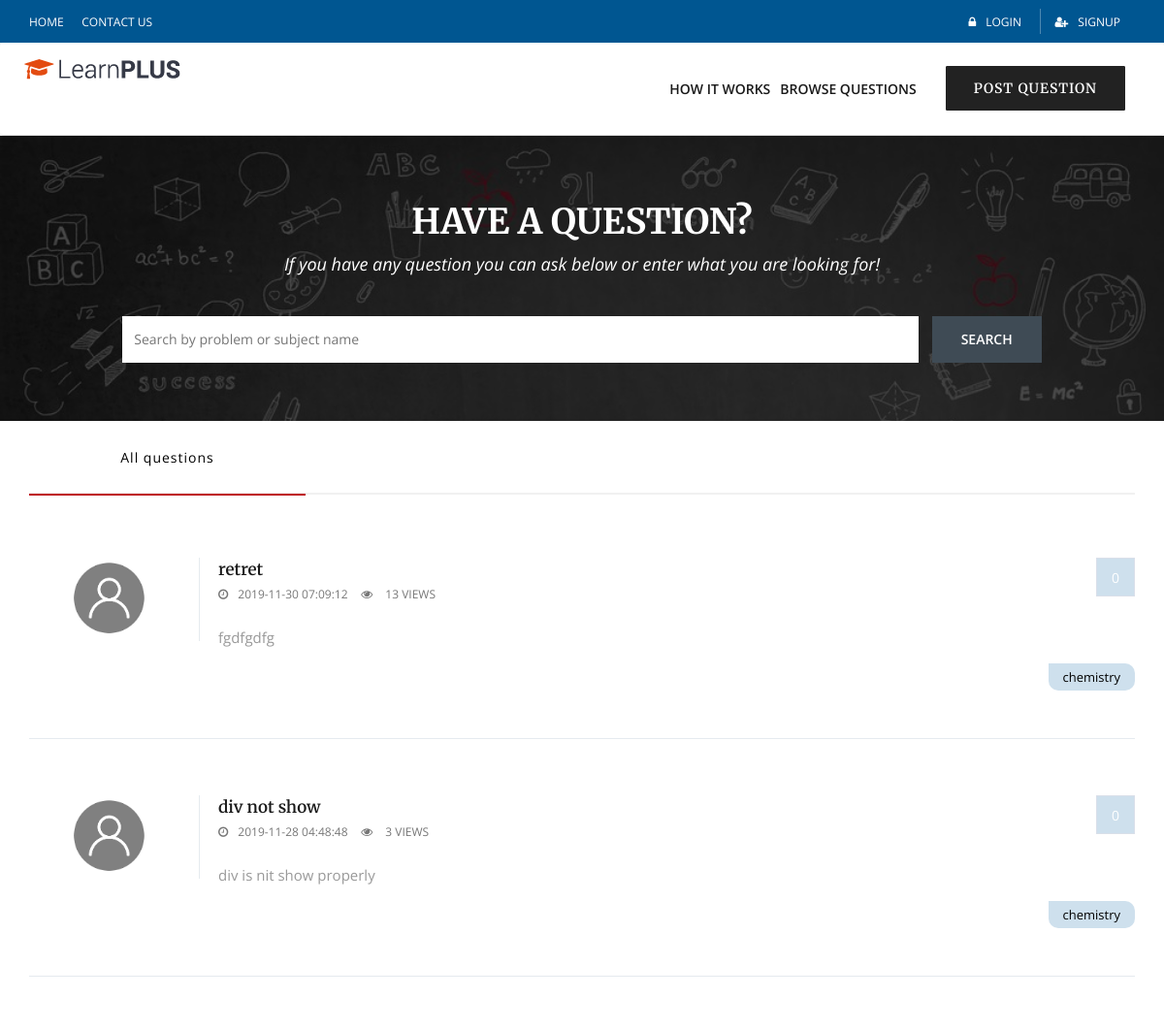
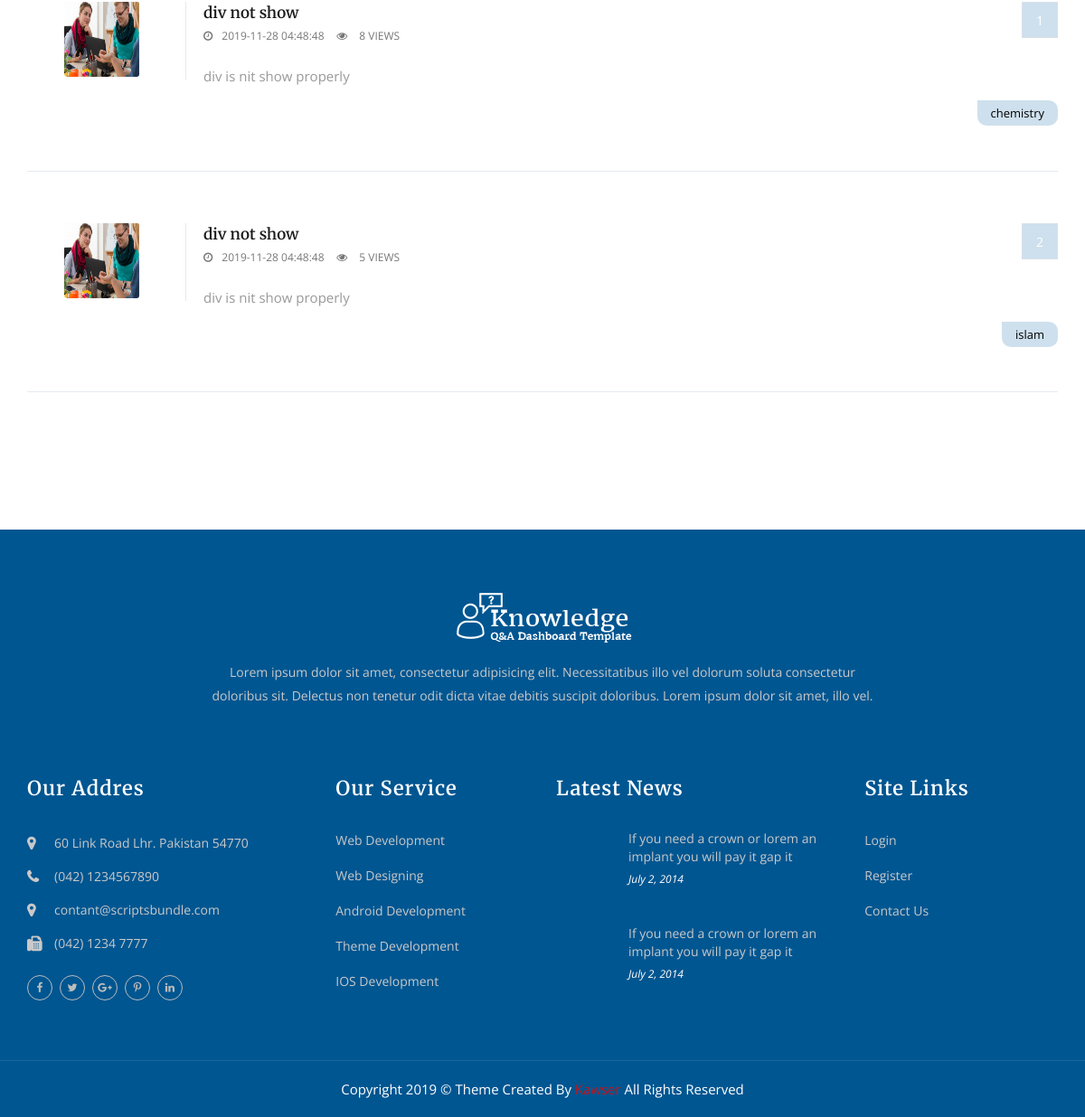
The page /question-list.php on the database its author committed (2 pictures, top to bottom).
### tables this page shows
CREATE TABLE IF NOT EXISTS `questions` (
  `id` int(11) NOT NULL AUTO_INCREMENT,
  `user_id` int(11) DEFAULT NULL,
  `course_id` int(11) NOT NULL,
  `title` varchar(100) NOT NULL,
  `details` longtext NOT NULL,
  `view` int(11) NOT NULL DEFAULT '0',
  `posted_at` datetime NOT NULL DEFAULT CURRENT_TIMESTAMP,
  PRIMARY KEY (`id`),
  KEY `course_id` (`course_id`),
  KEY `user_id` (`user_id`)
);

CREATE TABLE IF NOT EXISTS `users` (
  `id` int(11) NOT NULL AUTO_INCREMENT,
  `name` varchar(255) DEFAULT NULL,
  `student_id` varchar(255) DEFAULT NULL,
  `mobile` varchar(255) DEFAULT NULL,
  `designation` varchar(50) DEFAULT NULL,
  `subject` varchar(100) DEFAULT NULL,
  `school` varchar(255) DEFAULT NULL,
  `class` varchar(255) DEFAULT NULL,
  `email` varchar(255) DEFAULT NULL,
  `password` varchar(32) DEFAULT NULL,
  `gender` varchar(100) DEFAULT NULL,
  `address` varchar(255) DEFAULT NULL,
  `img` varchar(100) NOT NULL DEFAULT 'upload/user/user.png',
  `block` varchar(255) NOT NULL DEFAULT '0',
  `image` varchar(100) DEFAULT 'upload/user/user.png',
  `role` tinyint(4) NOT NULL DEFAULT '0',
  `code` varchar(255) DEFAULT NULL,
  `active` tinyint(4) NOT NULL DEFAULT '0',
  PRIMARY KEY (`id`)
);

CREATE TABLE IF NOT EXISTS `courses` (
  `id` int(11) NOT NULL AUTO_INCREMENT,
  `class` varchar(100) NOT NULL,
  `title` varchar(100) NOT NULL,
  `duration` varchar(100) NOT NULL,
  `period` varchar(100) NOT NULL,
  `admin_id` int(11) NOT NULL,
  `students` int(11) NOT NULL,
  `take_course` int(11) NOT NULL DEFAULT '0',
  `price` float NOT NULL,
  `started_at` timestamp NOT NULL DEFAULT CURRENT_TIMESTAMP,
  `content` text NOT NULL,
  `image` varchar(255) NOT NULL,
  PRIMARY KEY (`id`),
  KEY `admin_id` (`admin_id`) USING BTREE
);

### lib/Session.php (called while the page is built, shortened)
<?php
class Session{
 public static function get($key){
  if (isset($_SESSION[$key])) {
   return $_SESSION[$key];
  } else {
   return false;
  }
 }
}
?>

### classes/FAQ.php (called while the page is built, shortened)
	<?php
	$filepath=realpath(dirname(__FILE__));
	include_once ($filepath.'/../lib/Database.php');
	 ?>
	<?php
class FAQ{
	private $db;
public function __construct(){
	$this->db=new Database();
}
public function getAllQuestions()
{
	$query= "SELECT questions.*,users.name,users.img,courses.title AS ctitle,COUNT(answer.question_id) AS ans FROM questions LEFT JOIN courses ON courses.id=questions.course_id LEFT JOIN users ON users.id=questions.user_id LEFT JOIN answer ON answer.question_id=questions.id GROUP BY questions.id DESC";
    	$result=$this->db->select($query);
    	return $result;
}
	}
	 ?>

### lib/Database.php (called while the page is built, shortened)
<?php
Class Database{
 public $host   = DB_HOST;
 public $user   = DB_USER;
 public $pass   = DB_PASS;
 public $dbname = DB_NAME;
 public $link;
private function connectDB(){
 $this->link = new mysqli($this->host, $this->user, $this->pass,
  $this->dbname);
 }
public function select($query){
  $result = $this->link->query($query) or
   die($this->link->error.__LINE__);
  if($result->num_rows > 0){
    return $result;
  } else {
    return false;
  }
 }
}
?>

### question-list.php (the view)
<?php include_once("include/header.php"); ?>
<?php include_once("include/header-nav.php"); ?>
<?php include_once("include/slider.php"); ?>
	<div class="main-content-area">
		<section class="white question-tabs padding-bottom-80" id="latest-post">
			<div class="container">
				<div class="row">
					<div class="col-md-12 col-sm-12 col-xs-12">
						<div class="panel panel-primary">
							<div class="panel-heading">
								<ul class="nav panel-tabs">
									<li class="active"> <a data-toggle="tab" href="#tab3"><i class="icofont icon-global"></i><span class="hidden-xs">All questions</span></a>
									</li>
								</ul>
							</div>
						</div>
						<div class="panel-body">
							<div class="tab-content">
								<div id="tab1" class="tab-pane active">
									  <?php
			                        $getQuestions=$faq->getAllQuestions();
			                        if ($getQuestions) {
			                           while ($result=$getQuestions->fetch_assoc()) {
			                         ?>
									<div class="listing-grid">
										<div class="row">
											<div class="col-md-2 col-sm-2 col-xs-12 hidden-xs">
												<a data-toggle="tooltip" data-placement="bottom" data-original-title="<?php echo($result['name']);?>">
													<img alt="" class="img-responsive center-block" src="<?php echo($result['img']);?>">
												</a>
											</div>
											<div class="col-md-7 col-sm-8  col-xs-12">
												<h3><a  href="question-details.php?quesId=<?php echo($result['id']);?>"> <?php echo($result['title']);?></a></h3>
												<div class="listing-meta"> <span><i class="fa fa-clock-o" aria-hidden="true"></i><?php echo($result['posted_at']);?></span>  <span><i class="fa fa fa-eye" aria-hidden="true"></i> <?php echo($result['view']);?> Views</span>
												</div>
											</div>
											<div class="col-md-3 col-sm-2 col-xs-12">
												<ul class="question-statistic">
													<li class="active"> <a data-toggle="tooltip" data-placement="bottom" data-original-title="Answers"><span><?php echo($result['ans']);?></span></a>
													</li>
												</ul>
											</div>
											<div class="col-md-10 col-sm-10  col-xs-12">
												<p><?php echo($result['details']);?></p>
												<div class="pull-right tagcloud"> <a><?php echo($result['ctitle']);?></a>
												</div>
											</div>
										</div>
									</div>
									<?php }} ?>
								</div>
							</div>
						</div>
					</div>
					<div class="clearfix"></div>
				</div>
			</div>
		</section>
	</div>
<?php include_once("include/footer.php"); ?>

### include/header.php (shortened to what this page needs)
<?php
include 'lib/Session.php';
include_once 'lib/Database.php';
$faq=new FAQ();
 ?>
<!DOCTYPE html>
<html lang="en">
<head>
    <link rel="stylesheet" href="css/bootstrap.css">
    <link rel="stylesheet" href="css/style.css">
    <link rel="stylesheet" href="css/font-awesome.css">
    <link rel="stylesheet" href="css/et-line-fonts.css">
    <link rel="stylesheet" type="text/css" href="css/owl.carousel.css">
    <link rel="stylesheet" type="text/css" href="css/owl.style.css">
    <link type="text/css" rel="stylesheet" href="css/styles/shCoreDefault.css" />
    <link type="text/css" rel="stylesheet" href="css/animate.min.css" />
    <link type="text/css" rel="stylesheet" href="css/bootstrap-dropdownhover.min.css" />
</head>
<body>
    <div class="top-bar" style="background-color: #005691">
    <div class="container">
        <div class="row">
            <div class="col-lg-4 col-md-4 col-sm-6 col-xs-4">
                <ul class="top-nav nav-left">
                    <li><a href="index.php">Home</a>
                    </li>
                    <li  class="hidden-xs"><a href="contact.php">Contact Us</a>
                    </li>
                </ul>
            </div>
            <div class="col-lg-8 col-md-8 col-sm-6 col-xs-8">
                <ul class="top-nav nav-right">
                    <?php
                     $login= Session::get("userlogin");
                    if ($login==false) {?>
                    <li><a href="login.php"><i class="fa fa-lock" aria-hidden="true"></i>Login</a>
                    </li>
                    <li><a href="login.php"><i class="fa fa-user-plus" aria-hidden="true"></i>Signup</a>
                        <?php } ?>
                    </li>
                </ul>
            </div>
        </div>
    </div>
</div>

### include/header-nav.php (shortened to what this page needs)
<div class="navbar navbar-default">
    <div class="container">
        <div class="navbar-header">
            <a href="index.php" class="navbar-brand">
                <img class="img-responsive" alt="" src="images/loggo.png">
            </a>
        </div>
        <div class="navbar-collapse collapse">
            <ul class="nav navbar-nav navbar-right">
                <li class="hidden-sm"><a href="how-works.php">How  It Works</a>
                </li>
                <li><a href="question-list.php">Browse Questions</a>
                </li>
                <li>
                    <div class="btn-nav"><a href="question-post.php" class="btn btn-primary btn-small navbar-btn">Post Question</a>
                    </div>
                </li>
            </ul>
        </div>
    </div>
</div>

### include/slider.php
<div class="full-section search-section-listing">
  <div class="search-area container">
    <h3 class="search-title">Have a Question?</h3>
    <p class="search-tag-line">If you have any question you can ask below or enter what you are looking for!</p>
    <form action="question-search.php" autocomplete="off" method="post" class="search-form clearfix" id="search-form">
      <input type="text" title="* Please enter a search term!" placeholder="Search by problem or subject name" class="search-term " autocomplete="off" name="search">
      <input type="submit" value="Search" class="search-btn" name="questionSearch">
    </form>
  </div>
</div>

### include/footer.php (shortened to what this page needs)
<footer class="footer-area" style="background-color: #005691">
        <div class="footer-content" style="background-color: #005691">
            <div class="container">
                <div class="row clearfix">
                    <div class="col-md-8 col-md-offset-2">
                        <div class="footer-content text-center no-padding margin-bottom-40">
                            <div class="logo-footer">
                                <img id="logo-footer" class="center-block" src="images/logo-1.png" alt="">
                            </div>
                            <p>Lorem ipsum dolor sit amet, consectetur adipisicing elit. Necessitatibus illo vel dolorum soluta consectetur doloribus sit. Delectus non tenetur odit dicta vitae debitis suscipit doloribus. Lorem ipsum dolor sit amet, illo vel.</p>
                        </div>
                    </div>
                    <div class="col-md-6 col-sm-12 col-xs-12">
                        <div class="row clearfix">
                            <div class="col-lg-7 col-sm-6 col-xs-12 column">
                                <div class="footer-widget about-widget">
                                    <h2>Our Addres</h2>
                                    <ul class="contact-info">
                                        <li><span class="icon fa fa-map-marker"></span> 60 Link Road Lhr. Pakistan 54770</li>
                                        <li><span class="icon fa fa-phone"></span> (042) 1234567890</li>
                                        <li><span class="icon fa fa-map-marker"></span> contant@scriptsbundle.com</li>
                                        <li><span class="icon fa fa-fax"></span> (042) 1234 7777</li>
                                    </ul>
                                    <div class="social-links-two clearfix">
                                        <a href="#" class="facebook img-circle">    <span class="fa fa-facebook-f"></span>
                                        </a>
                                        <a href="#" class="twitter img-circle"> <span class="fa fa-twitter"></span>
                                        </a>
                                        <a href="#" class="google-plus img-circle"> <span class="fa fa-google-plus"></span>
                                        </a>
                                        <a href="#" class="linkedin img-circle"> <span class="fa fa-pinterest-p"></span>
                                        </a>
                                        <a href="#" class="linkedin img-circle">    <span class="fa fa-linkedin"></span>
                                        </a>
                                    </div>
                                </div>
                            </div>
                            <div class="col-lg-5 col-sm-6 col-xs-12 column">
                                <h2>Our Service</h2>
                                <div class="footer-widget links-widget">
                                    <ul>
                                        <li><a href="#">Web Development</a>
                                        </li>
                                        <li><a href="#">Web Designing</a>
                                        </li>
                                        <li><a href="#">Android Development</a>
                                        </li>
                                        <li><a href="#">Theme Development</a>
                                        </li>
                                        <li><a href="#">IOS Development</a>
                                        </li>
                                    </ul>
                                </div>
                            </div>
                        </div>
                    </div>
                    <div class="col-md-6 col-sm-12 col-xs-12">
                        <div class="row clearfix">
                            <div class="col-lg-7 col-sm-6 col-xs-12 column">
                                <div class="footer-widget news-widget">
                                    <h2>Latest News</h2>
                                    <div class="news-post">
                                        <div class="news-content">
                                            <figure class="image-thumb">
                                            </figure> <a href="#">If you need a crown or lorem an implant you will pay it gap it</a>
                                        </div>
                                        <div class="time">July 2, 2014</div>
                                    </div>
                                    <div class="news-post">
                                        <div class="news-content">
                                            <figure class="image-thumb">
                                            </figure> <a href="#">If you need a crown or lorem an implant you will pay it gap it</a>
                                        </div>
                                        <div class="time">July 2, 2014</div>
                                    </div>
                                </div>
                            </div>
                            <div class="col-lg-5 col-sm-6 col-xs-12 column">
                                <div class="footer-widget links-widget">
                                    <h2>Site Links</h2>
                                    <ul>
                                        <li><a href="login.php">Login</a>
                                        </li>
                                        <li><a href="login.php">Register</a>
                                        </li>
                                        <li><a href="contact.php">Contact Us</a>
                                        </li>
                                    </ul>
                                </div>
                            </div>
                        </div>
                    </div>
                </div>
            </div>
        </div>
        <div class="footer-copyright" style="background-color: #005691; color:white;">
            <div class="auto-container clearfix">
                <div class="copyright text-center">Copyright 2019 &copy; Theme Created By <a >Kawser</a> All Rights Reserved</div>
            </div>
        </div>
    </footer>
</body>
</html>

### rows shown on the page
questions: user.img (placeholder picture), title "retret", posted_at "2019-11-30 07:09:12", view "13", ans "0", details "fgdfgdfg", course.title "chemistry"
questions: user.img (placeholder picture), title "div not show", posted_at "2019-11-28 04:48:48", view "3", ans "0", details "div is nit show properly", course.title "chemistry"
questions: user.img (picture), title "div not show", posted_at "2019-11-28 04:48:48", view "8", ans "1", details "div is nit show properly", course.title "chemistry"
questions: user.img (picture), title "div not show", posted_at "2019-11-28 04:48:48", view "5", ans "2", details "div is nit show properly", course.title "islam"
